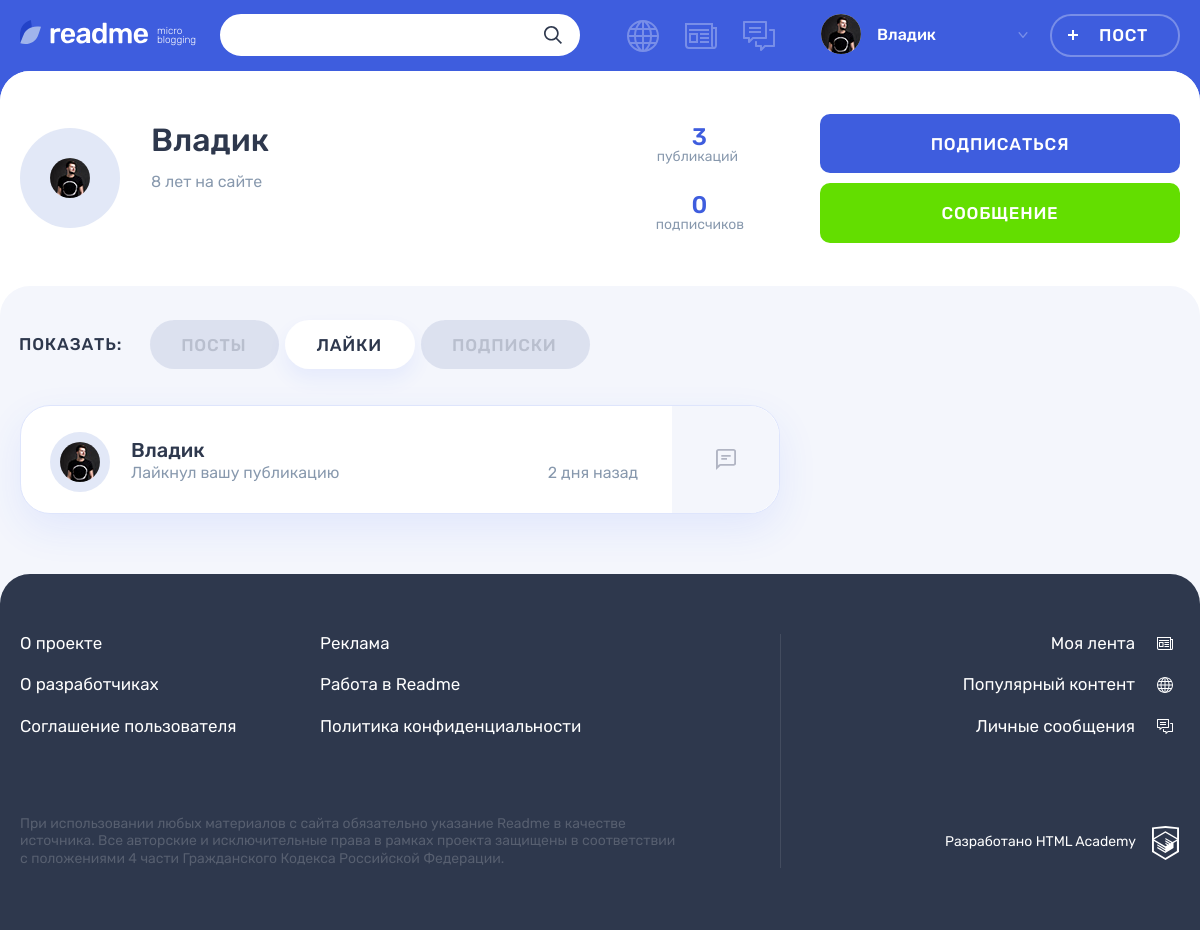
Screenshot of /profile.php?user=2&tab=likes (signed in) with the database file from the repository.
### tables this page shows
CREATE TABLE IF NOT EXISTS `users` (
  `users_id` INT NOT NULL AUTO_INCREMENT,
  `registration_date` DATETIME NOT NULL,
  `email` VARCHAR(225) NOT NULL,
  `name` VARCHAR(225) NOT NULL,
  `password` VARCHAR(225) NOT NULL,
  `avatar` VARCHAR(225) NULL,
  `contact_info` VARCHAR(225) NULL,
  PRIMARY KEY (`users_id`),
  UNIQUE INDEX `idusers_UNIQUE` (`users_id` ASC),
  UNIQUE INDEX `email_UNIQUE` (`email` ASC));

CREATE TABLE IF NOT EXISTS `posts` (
  `posts_id` INT NOT NULL AUTO_INCREMENT,
  `post_date` DATETIME NOT NULL,
  `title` TEXT(120) NOT NULL,
  `content` TEXT NOT NULL,
  `quote_author` VARCHAR(225) NULL,
  `img_url` VARCHAR(225) NULL,
  `video_url` VARCHAR(225) NULL,
  `users_site_url` VARCHAR(225) NULL,
  `number_of_views` INT NOT NULL DEFAULT 0,
  `users_id` INT NOT NULL,
  `content_types_id` INT NOT NULL,
  `isrepost` INT DEFAULT 0,
  `user_author_id` INT DEFAULT 0,
  `post_origin_id` INT DEFAULT 0,
  PRIMARY KEY (`posts_id`),
  INDEX `id_UNIQUE` (`posts_id` ASC),
  INDEX `users_to_posts_idx` (`users_id` ASC),
  INDEX `fk_posts_content_types1_idx` (`content_types_id` ASC),
  FULLTEXT INDEX `posts_search` (`title`, `content`),
  CONSTRAINT `users_to_posts`
    FOREIGN KEY (`users_id`)
    REFERENCES `users` (`users_id`)
    ON DELETE NO ACTION
    ON UPDATE NO ACTION,
  CONSTRAINT `posts_to_content_types`
    FOREIGN KEY (`content_types_id`)
    REFERENCES `content_types` (`content_types_id`)
    ON DELETE NO ACTION
    ON UPDATE NO ACTION);

CREATE TABLE IF NOT EXISTS `likes` (
  `likes_id` INT NOT NULL AUTO_INCREMENT,
  `likes_date` VARCHAR(255) NOT NULL,
  `post_id` INT NOT NULL,
  `user_id` INT NOT NULL,
  PRIMARY KEY (`likes_id`),
  INDEX `fk_posts_has_users_users1_idx` (`user_id` ASC),
  INDEX `fk_posts_has_users_posts1_idx` (`post_id` ASC, `likes_id` ASC),
  UNIQUE INDEX `posts_likes_id_UNIQUE` (`likes_id` ASC),
  CONSTRAINT `fk_posts_has_users_posts1`
    FOREIGN KEY (`post_id`)
    REFERENCES `posts` (`posts_id`)
    ON DELETE NO ACTION
    ON UPDATE NO ACTION,
  CONSTRAINT `fk_posts_has_users_users1`
    FOREIGN KEY (`user_id`)
    REFERENCES `users` (`users_id`)
    ON DELETE NO ACTION
    ON UPDATE NO ACTION);

### functions/helpers.php (called while the page is built, shortened)
<?php
function get_noun_plural_form (int $number, string $one, string $two, string $many): string
{
    $number = (int) $number;
    $mod10 = $number % 10;
    $mod100 = $number % 100;
    switch (true) {
        case ($mod10 > 5):
            return $many;
        case ($mod10 >= 2 && $mod10 <= 4):
            return $two;
    }
}
function include_template($name, array $data = []) {
    $name = 'templates/' . $name;
    extract($data);
    require $name;
    $result = ob_get_clean();
    return $result;
}

### functions/database.php (called while the page is built, shortened)
<?php
function dbGetUserPosts($con, $userId)
{
    $sql = 'SELECT COUNT(*) FROM posts
            WHERE users_id = ?';
    $stmt = mysqli_prepare($con, $sql);
    mysqli_stmt_bind_param($stmt, 'i', $userId);
    mysqli_stmt_execute($stmt);
    $result = mysqli_stmt_get_result($stmt);
    if ($result) {
        $res = mysqli_fetch_row($result);
    } else {
        echo 'Ошибка базы данных ' . mysqli_error($con);
    }
    return $res[0];
}
function dbGetUserInfo($con, $userId)
{
    $sql = 'SELECT * FROM users
            WHERE users_id = ?';
    $stmt = mysqli_prepare($con, $sql);
    mysqli_stmt_bind_param($stmt, 'i', $userId);
    mysqli_stmt_execute($stmt);
    $result = mysqli_stmt_get_result($stmt);
    if ($result) {
        $rows = mysqli_fetch_all($result, MYSQLI_ASSOC);
    } else {
        echo 'Ошибка базы данных ' . mysqli_error($con);
    }
    return $rows;
}
function dbGetUserSubs($con, $userId)
{
    $sql = 'SELECT COUNT(*) FROM subscribers
            WHERE users_subscribe_id = ?';
    $stmt = mysqli_prepare($con, $sql);
    mysqli_stmt_bind_param($stmt, 'i', $userId);
    mysqli_stmt_execute($stmt);
    $result = mysqli_stmt_get_result($stmt);
    if ($result) {
        $res = mysqli_fetch_row($result);
    } else {
        echo 'Ошибка базы данных ' . mysqli_error($con);
    }
    return $res[0];
}
function dbCheckSubscription($con, $userId, $userSudId)
{
    $sql = 'SELECT users_id FROM subscribers
            WHERE users_id =' . $userId . ' AND users_subscribe_id =' . $userSudId;
    $res = mysqli_query($con, $sql);
    if ($res) {
        $row = mysqli_fetch_row($res);
    } else {
        echo 'Ошибка бд' . mysqli_error($con);
    }
    return $row[0];
}
function dbGetUsersByLike($con, $userId)
{
    $sql = 'SELECT p.posts_id, p.content, u.users_id, u.name, l.likes_date, ct.type, u.avatar, p.video_url FROM posts p
            LEFT JOIN likes l ON
            p.posts_id = l.post_id
            LEFT JOIN users u ON
            u.users_id = l.user_id
            LEFT JOIN content_types ct ON
            p.content_types_id = ct.content_types_id
            WHERE p.users_id = ? AND u.users_id IS NOT NULL';
    $stmt = mysqli_prepare($con, $sql);
    mysqli_stmt_bind_param($stmt, 'i', $userId);
    mysqli_stmt_execute($stmt);
    $result = mysqli_stmt_get_result($stmt);
    if ($result) {
        $res = mysqli_fetch_all($result, MYSQLI_ASSOC);
    } else {
        echo 'Ошибка базы данных ' . mysqli_error($con);
        $res = false;
    }
    return $res;
}

### functions/routines.php (called while the page is built, shortened)
<?php
function showTimeGap($datePoint)
{
    $nowTime = time();
    $diffTime = $nowTime - strtotime($datePoint);
    if ($diffTime < 3600) {
        $num = ceil($diffTime / 60);
        $word = get_noun_plural_form(ceil($diffTime / 60), 'минута', 'минуты', 'минут');
    } elseif ($diffTime > 3600 && $diffTime < 86400) {
        $num = ceil($diffTime / 3600);
        $word = get_noun_plural_form(ceil($diffTime / 3600), 'час', 'часа', 'часов');
    } elseif ($diffTime > 86400 && $diffTime < 604800) {
        $num = ceil($diffTime / 86400);
        $word = get_noun_plural_form(ceil($diffTime / 86400), 'день', 'дня', 'дней');
    } elseif ($diffTime > 604800 && $diffTime < 2629743) {
        $num = ceil($diffTime / 604800);
        $word = get_noun_plural_form(ceil($diffTime / 604800), 'неделя', 'недели', 'недель');
    } elseif ($diffTime > 2629743 && $diffTime < 31556926) {
        $num = ceil($diffTime / 2629743);
        $word = get_noun_plural_form(ceil($diffTime / 2629743), 'месяц', 'месяца', 'месяцев');
    } else {
        $num = ceil($diffTime / 31556926);
        $word = get_noun_plural_form(ceil($diffTime / 31556926), 'год', 'года', 'лет');
    }
    return $num . ' ' . $word;
}

### templates/profile.php (the view, shortened to what this page needs)
<?php foreach ($user as $userData) ?>
<main class="page__main page__main--profile">
    <div class="profile profile--default">
        <div class="profile__user-wrapper">
            <div class="profile__user user container">
                <div class="profile__user-info user__info">
                    <div class="profile__avatar user__avatar">
                        <img class="profile__picture user__picture" src="<?= $userData['avatar'] ?>" alt="">
                    </div>
                    <div class="profile__name-wrapper user__name-wrapper">
                        <span class="profile__name user__name"><?= $userData['name'] ?></span>
                        <time class="profile__user-time user__time" datetime="<?= date('Y.m.d.',
                            strtotime($userData['registration_date'])) ?>"><?= showTimeGap($userData['registration_date']) . ' на сайте' ?></time>
                    </div>
                </div>
                <div class="profile__rating user__rating">
                    <p class="profile__rating-item user__rating-item user__rating-item--publications">
                        <span class="user__rating-amount"><?= $userDataPosts ?></span>
                        <span class="profile__rating-text user__rating-text">публикаций</span>
                    </p>
                    <p class="profile__rating-item user__rating-item user__rating-item--subscribers">
                        <span class="user__rating-amount"><?= $userDataSubs ?></span>
                        <span class="profile__rating-text user__rating-text">подписчиков</span>
                    </p>
                </div>
                <div class="profile__user-buttons user__buttons">
                    <a class="profile__user-button user__button user__button--subscription button button--main"
                       data-user-id="<?= $getUser ?>" data-issub="<?= dbCheckSubscription($con, $userSession['user-id'],
                        $getUser) ? '1' : '0' ?>"><span><?= dbCheckSubscription($con, $userSession['user-id'],
                                $getUser) ? 'Отписаться' : 'Подписаться' ?></span></a>
                    <a class="profile__user-button user__button user__button--writing button button--green"
                       href="messages.php?block=messages&user=<?= $getUser ?>">Сообщение</a>
                </div>
            </div>
        </div>
        <div class="profile__tabs-wrapper tabs">
            <div class="container">
                <div class="profile__tabs filters">
                    <b class="profile__tabs-caption filters__caption">Показать:</b>
                    <ul class="profile__tabs-list filters__list tabs__list">
                        <li class="profile__tabs-item filters__item">
                            <a class="profile__tabs-link filters__button tabs__item tabs__item--active button<?= $getTab === 'posts' ? ' filters__button--active' : '' ?>"
                               href="?user=<?= $getUser ?>&tab=posts">Посты</a>
                        </li>
                        <li class="profile__tabs-item filters__item">
                            <a class="profile__tabs-link filters__button tabs__item button<?= $getTab === 'likes' ? ' filters__button--active' : '' ?>"
                               href="?user=<?= $getUser ?>&tab=likes">Лайки</a>
                        </li>
                        <li class="profile__tabs-item filters__item">
                            <a class="profile__tabs-link filters__button tabs__item button<?= $getTab === 'subs' ? ' filters__button--active' : '' ?>"
                               href="?user=<?= $getUser ?>&tab=subs">Подписки</a>
                        </li>
                    </ul>
                </div>
                <div class="profile__tab-content">
                    <section
                            class="profile__likes tabs__content<?= $getTab === 'likes' ? ' tabs__content--active' : '' ?>">
                        <?php if ($getTab === 'likes'): ?>
                            <ul class="profile__likes-list">
                                <?php foreach ($likers as $likeData): ?>
                                    <?php if ($likeData['type'] === 'picture'): ?>
                                        <li class="post-mini post-mini--photo post user">
                                            <div class="post-mini__user-info user__info">
                                                <div class="post-mini__avatar user__avatar">
                                                    <a class="user__avatar-link"
                                                       href="profile.php?user=<?= $likeData['users_id'] ?>">
                                                        <img class="post-mini__picture user__picture"
                                                             src="<?= $likeData['avatar'] ?>" alt="">
                                                    </a>
                                                </div>
                                                <div class="post-mini__name-wrapper user__name-wrapper">
                                                    <a class="post-mini__name user__name"
                                                       href="profile.php?user=<?= $likeData['users_id'] ?>">
                                                        <span><?= $likeData['name'] ?></span>
                                                    </a>
                                                    <div class="post-mini__action">
                                                        <span class="post-mini__activity user__additional">Лайкнул вашу публикацию</span>
                                                        <time class="post-mini__time user__additional"
                                                              datetime="<?= date('Y.m.d H:i',
                                                                  $likeData['likes_date']) ?>"><?= showTimeGap($likeData['likes_date']) ?>
                                                            назад
                                                        </time>
                                                    </div>
                                                </div>
                                            </div>
                                            <div class="post-mini__preview">
                                                <a class="post-mini__link" href="post.php?postId=<?= $likeData['posts_id'] ?>" title="Перейти на публикацию">
                                                    <div class="post-mini__image-wrapper">
                                                        <img class="post-mini__image" src="<?= $likeData['content'] ?>"
                                                             width="109" height="109" alt="">
                                                    </div>
                                                    <span class="visually-hidden">Фото</span>
                                                </a>
                                            </div>
                                        </li>
                                    <?php elseif ($likeData['type'] === 'text'): ?>
                                        <li class="post-mini post-mini--text post user">
                                            <div class="post-mini__user-info user__info">
                                                <div class="post-mini__avatar user__avatar">
                                                    <a class="user__avatar-link" href="profile.php?user=<?= $likeData['users_id'] ?>">
                                                        <img class="post-mini__picture user__picture"
                                                             src="<?= $likeData['avatar'] ?>" alt="">
                                                    </a>
                                                </div>
                                                <div class="post-mini__name-wrapper user__name-wrapper">
                                                    <a class="post-mini__name user__name" href="profile.php?user=<?= $likeData['users_id'] ?>">
                                                        <span><?= $likeData['name'] ?></span>
                                                    </a>
                                                    <div class="post-mini__action">
                                                        <span class="post-mini__activity user__additional">Лайкнул вашу публикацию</span>
                                                        <time class="post-mini__time user__additional"
                                                              datetime="<?= date('Y.m.d H:i',
                                                                  $likeData['likes_date']) ?>"><?= showTimeGap($likeData['likes_date']) ?>
                                                            назад
                                                        </time>
                                                    </div>
                                                </div>
                                            </div>
                                            <div class="post-mini__preview">
                                                <a class="post-mini__link" href="#" title="Перейти на публикацию">
                                                    <svg class="post-mini__preview-icon" width="20" height="21">
                                                        <use xlink:href="#icon-filter-text"></use>
                                                    </svg>
                                                </a>
                                            </div>
                                        </li>
                                    <?php endif; ?>
                                <?php endforeach ?>
                            </ul>
                        <?php endif ?>
                    </section>
                </div>
            </div>
        </div>
    </div>
</main>

### css/style.css (style rules this page uses)
.user__button--subscription { position: relative; }

### rows the page displays
users: avatar (picture), name "Владик", registration_date "8 лет"
posts: users.avatar (picture), users.name "Владик", likes.likes_date "2 дня"

### other values shown
$userSession['user-name'] "Владик"
$userDataPosts "3"
$userDataSubs "0"
